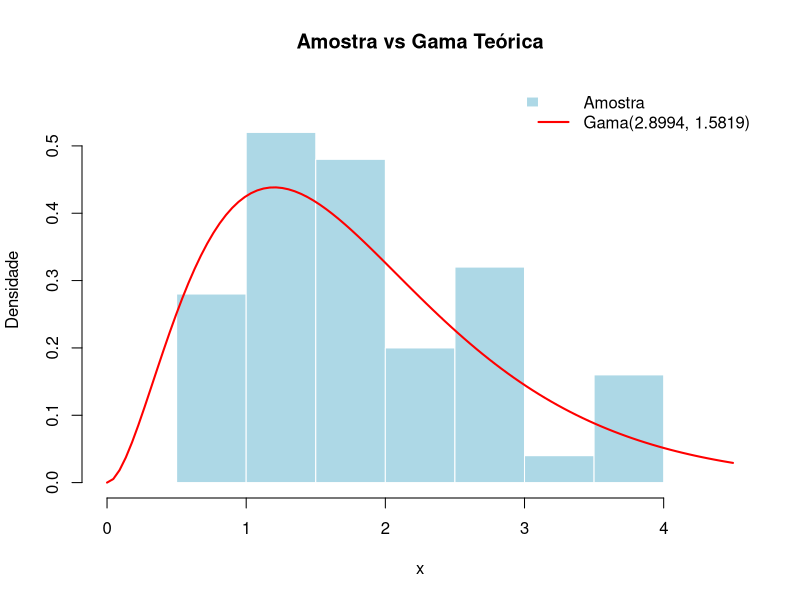

Here is the R script that generated this plot:
set.seed(2024023970)

# inicializando dados
alpha0 <- runif(1, 2.5, 6)
beta0 <- runif(1, 0.5, 3)
x <- rgamma(50, shape = alpha0, rate = beta0)


# parâmetros e estatísticas
media <- mean(x)
var <- var(x)

cat("PARÂMETROS E ESTATÍSTICAS:\n")
cat(sprintf("alpha0: %.4f\n", alpha0))
cat(sprintf("beta0: %.4f\n", beta0))
cat(sprintf("Média amostral: %.4f\n", media))
cat(sprintf("Variância amostral: %.4f\n", var))


# histograma da amostra

hist_info <- hist(x, plot = FALSE)
y_max <- max(hist_info$density, dgamma(seq(0, max(x) * 1.2, length.out = 200), 
                                       shape = alpha0, rate = beta0))

hist(x,
     freq   = FALSE, 
     ylim   = c(0, y_max * 1.1),
     xlim   = c(0, max(x) * 1.15),
     col    = "lightblue",
     border = "white",
     main   = "Amostra vs Gama Teórica",
     xlab   = "x",
     ylab   = "Densidade")

curve(dgamma(x, shape = alpha0, rate = beta0),
      from = 0,
      to   = max(x) * 1.15,
      col  = "red",
      lwd  = 2,
      add  = TRUE)

legend("topright",
       legend = c("Amostra", sprintf("Gama(%.4f, %.4f)", alpha0, beta0)),
       fill   = c("lightblue", NA),
       border = c("white", NA),
       lty    = c(NA, 1),
       lwd    = c(NA, 2),
       col    = c(NA, "red"),
       bty    = "n")



# estimador de momentos

estimadores_momentos <- function(x) {
  n <- length(x)
  media_amostral <- mean(x)
  
  var_amostral_n <- sum((x - media_amostral)^2) / n
  
  # isolando alpha e beta a partir dos dois primeiros momentos
  alpha_estimado <- (media_amostral^2) / var_amostral_n
  beta_estimado  <- media_amostral / var_amostral_n
  
  return(list(
    alpha_estimado = alpha_estimado,
    beta_estimado  = beta_estimado
  ))
}

est_mom <- estimadores_momentos(x)

alpha_estimado <- est_mom$alpha_estimado
beta_estimado  <- est_mom$beta_estimado

cat("\nRESULTADOS DO MÉTODO DOS MOMENTOS\n")
cat(sprintf("alpha estimado: %.4f\n", alpha_estimado))
cat(sprintf("beta estimado : %.4f\n", beta_estimado))


# algoritmo de newton-raphson

nr_gama <- function(x, alpha_init, tol = 1e-8, max_iter = 100) {
  media_amostral <- mean(x)
  s <- log(media_amostral) - mean(log(x))
  
  alpha_atual <- alpha_init
  convergiu <- FALSE
  saiu_espaco <- FALSE
  
  # histórico das iterações 
  historico <- data.frame(
    k = integer(),
    alpha_k = numeric(),
    g_alpha_k = numeric(),
    diff_alpha = numeric()
  )
  
  for (k in 1:max_iter) {
    # g(alpha) e g'(alpha)
    g_val  <- log(alpha_atual) - digamma(alpha_atual) - s
    dg_val <- (1 / alpha_atual) - trigamma(alpha_atual)
    
    # passo de atualização
    alpha_prox <- alpha_atual - (g_val / dg_val)
    

    if (is.nan(alpha_prox) || is.infinite(alpha_prox) || alpha_prox <= 0) {
      saiu_espaco <- TRUE
      historico <- rbind(historico, data.frame(
        k = k,
        alpha_k = alpha_prox,
        g_alpha_k = NA,
        diff_alpha = abs(alpha_prox - alpha_atual)
      ))
      break
    }
    
    diff_atual <- abs(alpha_prox - alpha_atual)
    g_prox <- log(alpha_prox) - digamma(alpha_prox) - s
    
    # registra a iteração
    historico <- rbind(historico, data.frame(
      k = k,
      alpha_k = alpha_prox,
      g_alpha_k = g_prox,
      diff_alpha = diff_atual
    ))
    

    if (diff_atual < tol) {
      alpha_atual <- alpha_prox
      convergiu <- TRUE
      break
    }
    
    alpha_atual <- alpha_prox
  }
  
  # beta_hat = alpha_hat / media
  if (convergiu) {
    alpha_hat <- alpha_atual
    beta_hat  <- alpha_hat / media_amostral
  } else {
    alpha_hat <- NA
    beta_hat  <- NA
  }
  
  return(list(
    alpha_hat   = alpha_hat,
    beta_hat    = beta_hat,
    iteracoes   = nrow(historico),
    convergiu   = convergiu,
    saiu_espaco = saiu_espaco,
    historico   = historico
  ))
}


# newton raphson partindo do estimador de momentos

res_mom <- nr_gama(x, alpha_init = alpha_estimado, tol = 1e-8)

cat("\nRESULTADOS DO NEWTON-RAPHSON:\n")
cat(sprintf("Convergiu? %s | Iterações: %d\n", res_mom$convergiu, res_mom$iteracoes))
cat(sprintf("EMV alpha_hat: %.6f\n", res_mom$alpha_hat))
cat(sprintf("EMV beta_hat : %.6f\n\n", res_mom$beta_hat))

cat("Tabela de iterações (k, alpha_k, g(alpha_k), |alpha_k - alpha_{k-1}|):\n")
print(res_mom$historico, row.names = FALSE, digits = 8)


# testando sensibilidade ao ponto inicial

res_001 <- nr_gama(x, alpha_init = 0.01, tol = 1e-8)
res_50  <- nr_gama(x, alpha_init = 50,   tol = 1e-8)

cat("\nTESTE DE SENSIBILIDADE AO PONTO INICIAL:\n")
cat(sprintf("Início = 0.01 -> Convergiu: %s | Iterações: %d | Saiu do espaço (alpha <= 0): %s | alpha_hat: %.6f\n",
            res_001$convergiu, res_001$iteracoes, res_001$saiu_espaco, res_001$alpha_hat))
cat(sprintf("Início = 50   -> Convergiu: %s | Iterações: %d | Saiu do espaço (alpha <= 0): %s | alpha_hat: %.6f\n",
            res_50$convergiu, res_50$iteracoes, res_50$saiu_espaco, res_50$alpha_hat))



# comparação entre momentos, EMV e parâmetros verdadeiros

tabela_comp <- data.frame(
  Parametro  = c("alpha (forma)", "beta (taxa)"),
  Verdadeiro = c(alpha0, beta0),
  Momentos   = c(alpha_estimado, beta_estimado),
  EMV        = c(res_mom$alpha_hat, res_mom$beta_hat)
)

cat("\nCOMPARAÇÃO DOS ESTIMADORES:\n")
print(tabela_comp, row.names = FALSE, digits = 4)



# intervalos de confiança assintóticos

# calcula erro padrao estimado e intervalo de confiança de wald 
ic_wald_gama <- function(alpha_hat, beta_hat, n, nivel_sig = 0.05) {
  z <- qnorm(1 - nivel_sig / 2)
  denom <- n * (alpha_hat * trigamma(alpha_hat) - 1)
  
  ep_alpha <- sqrt(alpha_hat / denom)
  ep_beta  <- beta_hat * sqrt(trigamma(alpha_hat) / denom)
  
  ic_alpha <- c(alpha_hat - z * ep_alpha, alpha_hat + z * ep_alpha)
  ic_beta  <- c(beta_hat  - z * ep_beta,  beta_hat  + z * ep_beta)
  
  return(list(
    ep_alpha = ep_alpha,
    ep_beta  = ep_beta,
    ic_alpha = ic_alpha,
    ic_beta  = ic_beta
  ))
}

# aplicando à amostra 
res_ic <- ic_wald_gama(res_mom$alpha_hat, res_mom$beta_hat, n = length(x), nivel_sig = 0.05)

contem_alpha <- (alpha0 >= res_ic$ic_alpha[1]) && (alpha0 <= res_ic$ic_alpha[2])
contem_beta  <- (beta0  >= res_ic$ic_beta[1])  && (beta0  <= res_ic$ic_beta[2])

cat("\nINTERVALOS DE CONFIANÇA:\n")
cat(sprintf("alpha0 = %.4f | EP(alpha_hat) = %.4f | IC 95%%: [%.4f, %.4f] | Contém alpha0? %s\n",
            alpha0, res_ic$ep_alpha, res_ic$ic_alpha[1], res_ic$ic_alpha[2], contem_alpha))
cat(sprintf("beta0  = %.4f | EP(beta_hat)  = %.4f | IC 95%%: [%.4f, %.4f] | Contém beta0?  %s\n",
            beta0, res_ic$ep_beta, res_ic$ic_beta[1], res_ic$ic_beta[2], contem_beta))



# simulação de monte carlo

B <- 5000
tamanhos_n <- c(20, 50, 200)

tabela_cobertura <- data.frame()
tabela_estimativas <- data.frame()

for (n_atual in tamanhos_n) {
  cat(sprintf("\nIniciando simulação de monte carlo com n = %i... ", n_atual))
  
  # vetores para armazenar os resultados das B réplicas
  alpha_hats <- numeric(B)
  beta_hats  <- numeric(B)
  cob_alpha  <- logical(B)
  cob_beta   <- logical(B)
  comp_alpha <- numeric(B)
  comp_beta  <- numeric(B)
  nao_conv   <- 0
  
  for (b in 1:B) {
    # gerar amostra da gama
    amostra_b <- rgamma(n_atual, shape = alpha0, rate = beta0)
    
    # newton-raphson
    mom_b <- estimadores_momentos(amostra_b)
    nr_b  <- nr_gama(amostra_b, alpha_init = mom_b$alpha_estimado, tol = 1e-8)
    
    # se não convergiu, registra falha e atribui NA
    if (!nr_b$convergiu) {
      nao_conv      <- nao_conv + 1
      alpha_hats[b] <- NA
      beta_hats[b]  <- NA
      cob_alpha[b]  <- NA
      cob_beta[b]   <- NA
      comp_alpha[b] <- NA
      comp_beta[b]  <- NA
    } else {
      alpha_hats[b] <- nr_b$alpha_hat
      beta_hats[b]  <- nr_b$beta_hat
      
      # intervalos de confiança
      ic_b <- ic_wald_gama(nr_b$alpha_hat, nr_b$beta_hat, n = n_atual, nivel_sig = 0.05)
      
      
      cob_alpha[b]  <- (alpha0 >= ic_b$ic_alpha[1]) && (alpha0 <= ic_b$ic_alpha[2])
      cob_beta[b]   <- (beta0  >= ic_b$ic_beta[1])  && (beta0  <= ic_b$ic_beta[2])
      comp_alpha[b] <- ic_b$ic_alpha[2] - ic_b$ic_alpha[1]
      comp_beta[b]  <- ic_b$ic_beta[2]  - ic_b$ic_beta[1]
    }
  }
  
  cat("\tfinalizado.")
  
  B_validos <- B - nao_conv
  
  # metricas para alpha
  p_hat_alpha  <- mean(cob_alpha, na.rm = TRUE)
  ep_mc_alpha  <- sqrt(p_hat_alpha * (1 - p_hat_alpha) / B_validos)
  comp_m_alpha <- mean(comp_alpha, na.rm = TRUE)
  
  # métricas para beta
  p_hat_beta   <- mean(cob_beta, na.rm = TRUE)
  ep_mc_beta   <- sqrt(p_hat_beta * (1 - p_hat_beta) / B_validos)
  comp_m_beta  <- mean(comp_beta, na.rm = TRUE)
  
  # adiciona linha na tabela de cobertura e intervalos
  tabela_cobertura <- rbind(tabela_cobertura, data.frame(
    n                 = n_atual,
    Parametro         = c("alpha", "beta"),
    Cobertura_Est     = c(p_hat_alpha, p_hat_beta),
    EP_Monte_Carlo    = c(ep_mc_alpha, ep_mc_beta),
    Comprimento_Medio = c(comp_m_alpha, comp_m_beta),
    Nao_Convergiu     = c(nao_conv, nao_conv)
  ))
  
  # adiciona linha na tabela de média e desvio padrão dos EMVs
  tabela_estimativas <- rbind(tabela_estimativas, data.frame(
    n               = n_atual,
    Media_alpha_hat = mean(alpha_hats, na.rm = TRUE),
    DP_alpha_hat    = sd(alpha_hats, na.rm = TRUE),
    Media_beta_hat  = mean(beta_hats, na.rm = TRUE),
    DP_beta_hat     = sd(beta_hats, na.rm = TRUE)
  ))
}

cat("\n\nRESULTADOS DA SIMULAÇÃO DE MONTE CARLO:\n")
print(tabela_cobertura, row.names = FALSE, digits = 4)

cat("\nMÉDIA E DESVIO PADRÃO DAS RÉPLICAS:\n")
print(tabela_estimativas, row.names = FALSE, digits = 4)
